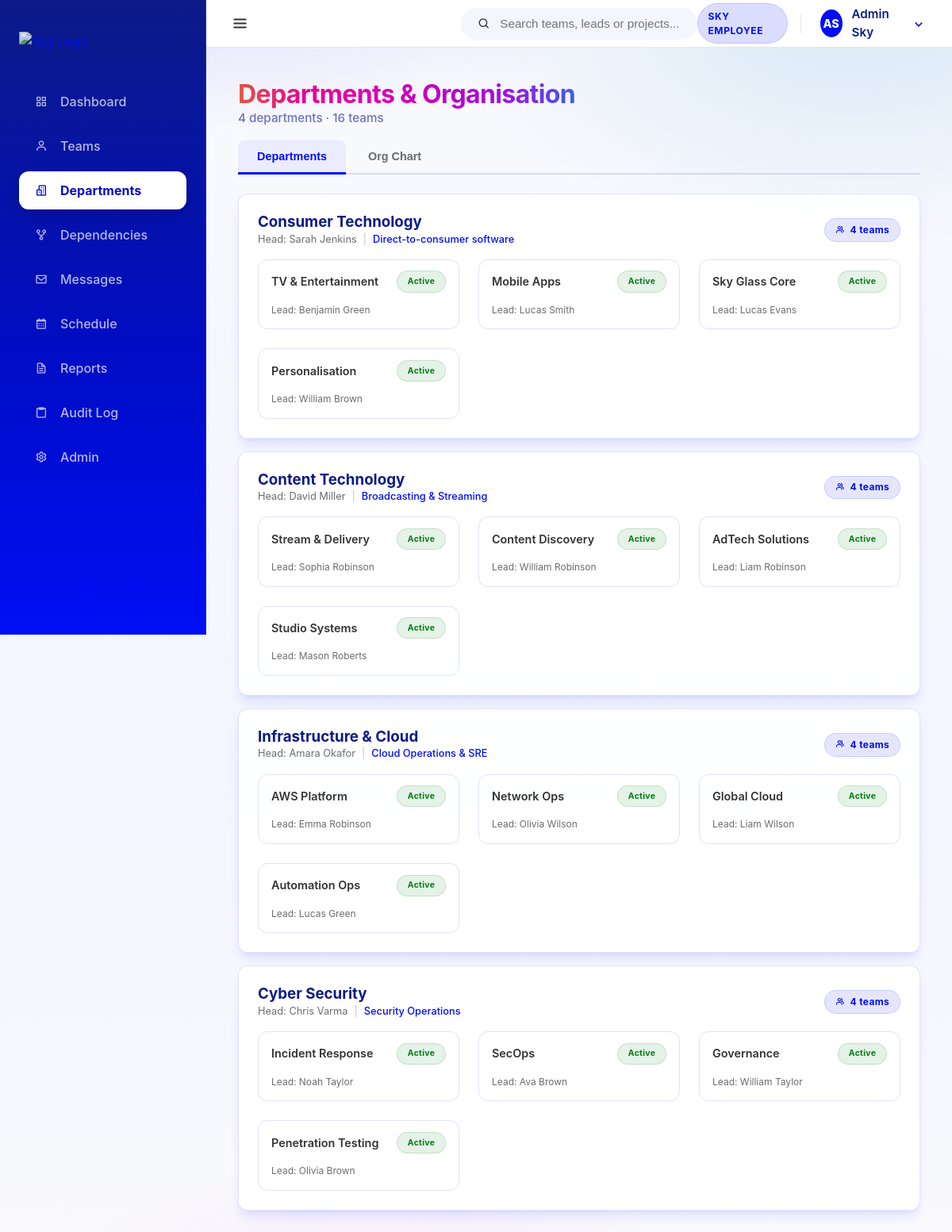
The page /organisation/ (signed in) on the database its author committed.
### core/models.py (models this page shows, shortened)
class User(AbstractUser):
    class Meta:
        verbose_name = 'User'
        verbose_name_plural = 'Users'

class Department(models.Model):
    department_id = models.AutoField(primary_key=True)
    department_name = models.CharField(max_length=100)
    department_lead_name = models.CharField(max_length=100)
    specialization = models.CharField(max_length=150, blank=True, null=True, help_text="e.g. Web Development, Cloud Infrastructure")
    description = models.TextField()

class Team(models.Model):
    team_id = models.AutoField(primary_key=True)
    department = models.ForeignKey(Department, on_delete=models.CASCADE, related_name='teams')
    team_name = models.CharField(max_length=100)
    mission = models.TextField(blank=True) # Main Requirement
    lead_email = models.EmailField(blank=True) # Main Requirement
    team_leader_name = models.CharField(max_length=100, blank=True)
    work_stream = models.CharField(max_length=100)
    project_name = models.CharField(max_length=100)
    project_codebase = models.CharField(max_length=100)
    status = models.CharField(max_length=50, default='Active')
    tech_tags = models.TextField(blank=True, help_text="Comma separated tags")
    created_at = models.DateTimeField(auto_now_add=True)
    updated_at = models.DateTimeField(auto_now=True)

### organisation/views.py (the view)
# urls.py: path('', views.org_chart, name='org_chart'),
@login_required
def org_chart(request):
    try:
        query = request.GET.get('q', '').strip()
        departments = Department.objects.prefetch_related('teams').all()
        if query:
            departments = departments.filter(
                Q(department_name__icontains=query) |
                Q(teams__team_name__icontains=query)
            ).distinct()
        context = {
            'departments': departments,
            'query': query,
            'total_departments': departments.count(),
            'total_teams': Team.objects.all().count(),
        }
        return render(request, 'organisation/org_chart.html', context)
    except Exception as e:
        print(f"Error rendering org chart: {e}")
        return render(request, 'organisation/org_chart.html', {'error': True})

### templates/organisation/org_chart.html (shortened to what this page needs)
{% extends 'base.html' %}
{% block content %}
<div class="flex-between mb-2 animate-slide-up">
    <div>
        <h1 class="spectrum-text" style="font-size: 2rem; letter-spacing: -0.02em;">Departments & Organisation</h1>
        <p style="color: var(--sky-header-blue); opacity: 0.6; font-weight: 500; font-size: 0.95rem;">
            {{ total_departments }} departments · {{ total_teams }} teams
        </p>
    </div>
</div>
<div class="tabs mb-3 animate-slide-up" style="animation-delay: 0.1s;">
    <button class="tab-btn active" onclick="switchTab('list', this)" id="tab-list">Departments</button>
    <button class="tab-btn" onclick="switchTab('org', this)" id="tab-org">Org Chart</button>
</div>
<div id="panel-list" class="animate-slide-up" style="animation-delay: 0.15s;">
    {% for dept in departments %}
    <div class="card mb-2">
        <div class="flex-between mb-2">
            <div>
                <a href="{% url 'organisation:department_detail' dept.department_id %}" style="text-decoration: none;">
                    <h3 style="color: var(--sky-header-blue);">{{ dept.department_name }}</h3>
                </a>
                <p style="font-size: 0.8rem; color: var(--muted-foreground); display: flex; align-items: center; gap: 0.5rem;">
                    <span>Head: {{ dept.department_lead_name }}</span>
                    {% if dept.specialization %}
                    <span style="opacity: 0.4;">|</span>
                    <span style="color: var(--sky-primary); font-weight: 500;">{{ dept.specialization }}</span>
                    {% endif %}
                </p>
            </div>
            <div class="flex gap-1">
                <span class="chip chip-department">
                    <i class='bx bx-group' style="font-size: 0.8rem;"></i> {{ dept.teams.all|length }} teams
                </span>
            </div>
        </div>
        <div class="grid-3">
            {% for team in dept.teams.all %}
            <a href="{% url 'teams:team_detail' team.team_id %}" class="spell-tilt" style="text-decoration: none; color: inherit; border: 1px solid var(--border); border-radius: 12px; padding: 0.85rem 1rem; transition: all 0.2s ease; display: block;" onmouseover="this.style.background='var(--sky-tint-5)'" onmouseout="this.style.background='transparent'">
                <div class="flex-between mb-1">
                    <span style="font-size: 0.9rem; font-weight: 600;">{{ team.team_name }}</span>
                    <span class="chip {% if team.status == 'Active' %}chip-active{% elif team.status == 'Restructuring' %}chip-restructuring{% else %}chip-disbanded{% endif %}" style="font-size: 0.65rem;">
                        {{ team.status }}
                    </span>
                </div>
                <span style="font-size: 0.75rem; color: var(--muted-foreground);">Lead: {{ team.team_leader_name|default:"—" }}</span>
            </a>
            {% endfor %}
        </div>
    </div>
    {% endfor %}
</div>
{% endblock %}

### templates/partials/_top_navbar.html (shortened to what this page needs)
<header class="top-navbar" style="display: flex; align-items: center; justify-content: space-between; height: 60px;">
    <div class="navbar-left">
        <button id="sidebar-toggle" class="sidebar-toggle-btn" aria-label="Toggle Sidebar">
            <i class='bx bx-menu'></i>
        </button>
    </div>
    <div class="navbar-middle">
        <div class="search-bar-container" id="global-search">
            <div class="search-bar">
                <i class='bx bx-search'></i>
                <input type="text" placeholder="Search teams, leads or projects..." id="search-input">
            </div>
        </div>
    </div>
    <div class="navbar-right" style="display: flex; align-items: center; gap: 12px;">
        <span class="badge badge-blue" style="vertical-align: middle; display: inline-flex; align-items: center;">SKY EMPLOYEE</span>
        <div class="nav-user-dropdown" id="user-dropdown-container" style="display: flex; align-items: center;">
            <div class="nav-avatar-trigger" id="user-dropdown-btn" style="display: flex; align-items: center;">
                <div class="avatar-circle small">
                    {% if user.first_name %}{{ user.first_name|first|upper }}{% else %}{{ user.username|first|upper }}{% endif %}{% if user.last_name %}{{ user.last_name|first|upper }}{% endif %}
                </div>
                <span class="user-fullname">{{ user.get_full_name|default:user.username }}</span>
                <i class='bx bx-chevron-down'></i>
            </div>
        </div>
    </div>
</header>

### assets/css/sky-layout.css (style rules this page uses)
:root { --font-size: 16px; --sky-primary: #000ff5; --sky-primary-dark: #000cc4; --sky-focus: #007ecc; --sky-surface: #fafafd; --sky-surface-strong: #f3f5ff; --sky-tint-5: rgba(0, 15, 245, 0.05); --sky-tint-10: rgba(0, 15, 245, 0.1); --sky-tint-14: rgba(0, 15, 245, 0.14); --sky-header-blue: #0c1b87; --sky-text: #333333; --sky-positive: #007e13; --sky-negative: #dd1717; --sky-attention: #f15a22; --sky-spectrum-1: #e4563e; --sky-spectrum-2: #e70296; --sky-spectrum-3: #dc01b1; --sky-spectrum-4: #be01c4; --sky-spectrum-5: #9f11e7; --sky-spectrum-6: #3d5fdf; --sky-spectrum: linear-gradient( 90deg, var(--sky-spectrum-1) 0%, var(--sky-spectrum-2) 20%, var(--sky-spectrum-3) 40%, var(--sky-spectrum-4) 60%, var(--sky-spectrum-5) 80%, var(--sky-spectrum-6) 100% ); --sky-spectrum-diagonal: linear-gradient( 135deg, var(--sky-spectrum-1) 0%, var(--sky-spectrum-2) 20%, var(--sky-spectrum-3) 40%, var(--sky-spectrum-4) 60%, var(--sky-spectrum-5) 80%, var(--sky-spectrum-6) 100% ); --primary: var(--sky-primary); --primary-foreground: #ffffff; --background: var(--sky-surface); --foreground: var(--sky-text); --card: rgba(255, 255, 255, 0.92); --card-foreground: var(--sky-text); --popover: #ffffff; --popover-foreground: var(--sky-text); --muted: var(--sky-surface-strong); --muted-foreground: rgba(51, 51, 51, 0.72); --accent: var(--sky-tint-10); --accent-foreground: var(--sky-text); --destructive: var(--sky-negative); --destructive-foreground: #ffffff; --border: rgba(0, 15, 245, 0.12); --input-background: rgba(255, 255, 255, 0.96); --ring: rgba(0, 126, 204, 0.35); --radius: 0.75rem; --sidebar-width: 260px; --header-height: 70px; --shadow-sm: 0 4px 6px -1px rgba(0, 0, 0, 0.1), 0 2px 4px -1px rgba(0, 0, 0, 0.06); --shadow-md: 0 10px 15px -3px rgba(0, 15, 245, 0.1), 0 4px 6px -2px rgba(0, 15, 245, 0.05); --shadow-lg: 0 20px 25px -5px rgba(12, 27, 135, 0.15), 0 10px 10px -5px rgba(12, 27, 135, 0.1); }
* { margin: 0; padding: 0; box-sizing: border-box; }
html body { font-family: 'Inter', system-ui, -apple-system, sans-serif; color: var(--sky-text); min-height: 100vh; line-height: 1.5; background: radial-gradient(1200px 600px at 20% -10%, rgba(0, 15, 245, 0.18) 0%, rgba(0, 15, 245, 0) 55%), radial-gradient(900px 520px at 90% 0%, rgba(0, 126, 204, 0.14) 0%, rgba(0, 126, 204, 0) 60%), radial-gradient(900px 520px at 40% 110%, rgba(220, 1, 177, 0.1) 0%, rgba(220, 1, 177, 0) 55%), linear-gradient(180deg, #fafafd 0%, #f3f5ff 60%, #fafafd 100%); background-attachment: fixed; background-size: cover; background-repeat: no-repeat; }
html body h1, html body h2, html body h3, html body h4 { color: var(--sky-header-blue); font-weight: 700; line-height: 1.2; }
html body a { color: var(--sky-primary); text-decoration: none; transition: color 0.2s ease; }
html body .top-navbar { height: 60px; background: #ffffff; border-bottom: 1px solid #e5e7eb; display: flex; align-items: center; justify-content: space-between; padding: 0 24px; position: sticky; top: 0; z-index: 900; }
html body .navbar-left, html body .navbar-middle, html body .navbar-right { display: flex; align-items: center; flex: 1; }
html body .navbar-middle { justify-content: center; }
html body .navbar-right { justify-content: flex-end; gap: 12px; }
html body .search-bar-container { position: relative; width: 100%; max-width: 400px; min-width: 280px; }
html body .search-bar { background: var(--sky-surface-strong); padding: 0 1.25rem; height: 40px; border-radius: 999px; display: flex; align-items: center; border: 1px solid transparent; transition: all 0.2s ease; }
html body .search-bar input { background: transparent; border: none; outline: none; flex: 1; margin-left: 0.75rem; font-size: 0.95rem; color: var(--sky-text); }

### rows shown on the page
User: first_name|first "A", last_name|first "S", get_full_name "Admin Sky"
Department: department_name "Consumer Technology", department_lead_name "Sarah Jenkins", specialization "Direct-to-consumer software", teams.all|length "4"
Team: team_name "TV & Entertainment", status "Active", team_leader_name "Benjamin Green"
Team: team_name "Mobile Apps", status "Active", team_leader_name "Lucas Smith"
Team: team_name "Sky Glass Core", status "Active", team_leader_name "Lucas Evans"
Team: team_name "Personalisation", status "Active", team_leader_name "William Brown"
Department: department_name "Content Technology", department_lead_name "David Miller", specialization "Broadcasting & Streaming", teams.all|length "4"
Team: team_name "Stream & Delivery", status "Active", team_leader_name "Sophia Robinson"
Team: team_name "Content Discovery", status "Active", team_leader_name "William Robinson"
Team: team_name "AdTech Solutions", status "Active", team_leader_name "Liam Robinson"
Team: team_name "Studio Systems", status "Active", team_leader_name "Mason Roberts"
Department: department_name "Infrastructure & Cloud", department_lead_name "Amara Okafor", specialization "Cloud Operations & SRE", teams.all|length "4"
Team: team_name "AWS Platform", status "Active", team_leader_name "Emma Robinson"
Team: team_name "Network Ops", status "Active", team_leader_name "Olivia Wilson"
Team: team_name "Global Cloud", status "Active", team_leader_name "Liam Wilson"
Team: team_name "Automation Ops", status "Active", team_leader_name "Lucas Green"
Department: department_name "Cyber Security", department_lead_name "Chris Varma", specialization "Security Operations", teams.all|length "4"
Team: team_name "Incident Response", status "Active", team_leader_name "Noah Taylor"
Team: team_name "SecOps", status "Active", team_leader_name "Ava Brown"
Team: team_name "Governance", status "Active", team_leader_name "William Taylor"
Team: team_name "Penetration Testing", status "Active", team_leader_name "Olivia Brown"

### other values the page prints
{{ total_departments }} "4"
{{ total_teams }} "16"
